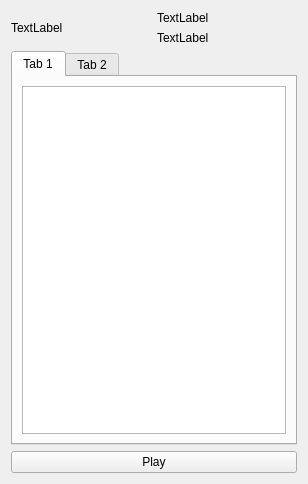
<?xml version="1.0" encoding="UTF-8"?>
<ui version="4.0">
 <class>Form</class>
 <widget class="QWidget" name="Form">
  <property name="geometry">
   <rect>
    <x>0</x>
    <y>0</y>
    <width>308</width>
    <height>484</height>
   </rect>
  </property>
  <property name="windowTitle">
   <string>Form</string>
  </property>
  <layout class="QGridLayout" name="gridLayout">
   <item row="0" column="0" rowspan="2">
    <widget class="QLabel" name="server_icon">
     <property name="text">
      <string>TextLabel</string>
     </property>
    </widget>
   </item>
   <item row="0" column="1">
    <widget class="QLabel" name="server_name">
     <property name="text">
      <string>TextLabel</string>
     </property>
    </widget>
   </item>
   <item row="1" column="1">
    <widget class="QLabel" name="server_address">
     <property name="text">
      <string>TextLabel</string>
     </property>
    </widget>
   </item>
   <item row="2" column="0" colspan="2">
    <widget class="QTabWidget" name="tabWidget">
     <property name="currentIndex">
      <number>0</number>
     </property>
     <widget class="QWidget" name="Description">
      <attribute name="title">
       <string>Tab 1</string>
      </attribute>
      <layout class="QVBoxLayout" name="verticalLayout">
       <item>
        <widget class="QTextBrowser" name="textBrowser"/>
       </item>
      </layout>
     </widget>
     <widget class="QWidget" name="Mods">
      <attribute name="title">
       <string>Tab 2</string>
      </attribute>
      <layout class="QHBoxLayout" name="horizontalLayout">
       <item>
        <widget class="QListView" name="server_mods_list"/>
       </item>
      </layout>
     </widget>
    </widget>
   </item>
   <item row="3" column="0" colspan="2">
    <widget class="QPushButton" name="main_button">
     <property name="styleSheet">
      <string notr="true">QPushButton {{
                color: red;
                background-color: blue;
                padding-left: 20px;
	            padding-right: 20px;
                text-align: center;
                border: none;
            }}
            ButtonWithIcon:hover {{
                background-color: blue;
            }}</string>
     </property>
     <property name="text">
      <string>Play</string>
     </property>
    </widget>
   </item>
  </layout>
 </widget>
 <resources/>
 <connections/>
</ui>
